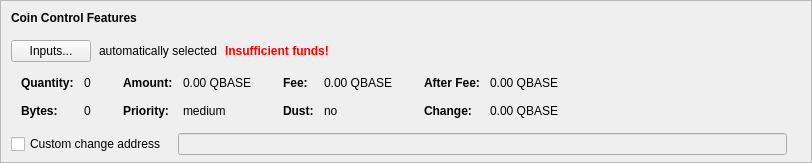
    <widget class="QFrame" name="frameCoinControl">
     <property name="sizePolicy">
      <sizepolicy hsizetype="Expanding" vsizetype="Expanding">
       <horstretch>0</horstretch>
       <verstretch>0</verstretch>
      </sizepolicy>
     </property>
     <property name="maximumSize">
      <size>
       <width>16777215</width>
       <height>16777215</height>
      </size>
     </property>
     <property name="frameShape">
      <enum>QFrame::StyledPanel</enum>
     </property>
     <property name="frameShadow">
      <enum>QFrame::Sunken</enum>
     </property>
     <layout class="QVBoxLayout" name="verticalLayoutCoinControl2">
      <property name="spacing">
       <number>0</number>
      </property>
      <property name="leftMargin">
       <number>0</number>
      </property>
      <property name="topMargin">
       <number>0</number>
      </property>
      <property name="rightMargin">
       <number>0</number>
      </property>
      <property name="bottomMargin">
       <number>6</number>
      </property>
      <item>
       <layout class="QVBoxLayout" name="verticalLayoutCoinControl" stretch="0,0,0,0,1">
        <property name="spacing">
         <number>0</number>
        </property>
        <property name="leftMargin">
         <number>10</number>
        </property>
        <property name="topMargin">
         <number>10</number>
        </property>
        <item>
         <layout class="QHBoxLayout" name="horizontalLayoutCoinControl1">
          <property name="bottomMargin">
           <number>15</number>
          </property>
          <item>
           <widget class="QLabel" name="labelCoinControlFeatures">
            <property name="sizePolicy">
             <sizepolicy hsizetype="Preferred" vsizetype="Maximum">
              <horstretch>0</horstretch>
              <verstretch>0</verstretch>
             </sizepolicy>
            </property>
            <property name="font">
             <font>
              <weight>75</weight>
              <bold>true</bold>
             </font>
            </property>
            <property name="styleSheet">
             <string notr="true">font-weight:bold;</string>
            </property>
            <property name="text">
             <string>Coin Control Features</string>
            </property>
           </widget>
          </item>
         </layout>
        </item>
        <item>
         <layout class="QHBoxLayout" name="horizontalLayoutCoinControl2" stretch="0,0,0,0">
          <property name="spacing">
           <number>8</number>
          </property>
          <property name="bottomMargin">
           <number>10</number>
          </property>
          <item>
           <widget class="QPushButton" name="pushButtonCoinControl">
            <property name="styleSheet">
             <string notr="true"/>
            </property>
            <property name="text">
             <string>Inputs...</string>
            </property>
            <property name="autoDefault">
             <bool>false</bool>
            </property>
           </widget>
          </item>
          <item>
           <widget class="QLabel" name="labelCoinControlAutomaticallySelected">
            <property name="text">
             <string>automatically selected</string>
            </property>
            <property name="margin">
             <number>5</number>
            </property>
           </widget>
          </item>
          <item>
           <widget class="QLabel" name="labelCoinControlInsuffFunds">
            <property name="font">
             <font>
              <weight>75</weight>
              <bold>true</bold>
             </font>
            </property>
            <property name="styleSheet">
             <string notr="true">color:red;font-weight:bold;</string>
            </property>
            <property name="text">
             <string>Insufficient funds!</string>
            </property>
            <property name="margin">
             <number>5</number>
            </property>
           </widget>
          </item>
          <item>
           <spacer name="horizontalSpacerCoinControl">
            <property name="orientation">
             <enum>Qt::Horizontal</enum>
            </property>
            <property name="sizeHint" stdset="0">
             <size>
              <width>40</width>
              <height>1</height>
             </size>
            </property>
           </spacer>
          </item>
         </layout>
        </item>
        <item>
         <widget class="QWidget" name="widgetCoinControl" native="true">
          <property name="sizePolicy">
           <sizepolicy hsizetype="Preferred" vsizetype="Preferred">
            <horstretch>0</horstretch>
            <verstretch>0</verstretch>
           </sizepolicy>
          </property>
          <property name="minimumSize">
           <size>
            <width>0</width>
            <height>0</height>
           </size>
          </property>
          <property name="styleSheet">
           <string notr="true"/>
          </property>
          <layout class="QHBoxLayout" name="horizontalLayoutCoinControl5">
           <property name="leftMargin">
            <number>0</number>
           </property>
           <property name="topMargin">
            <number>0</number>
           </property>
           <property name="rightMargin">
            <number>0</number>
           </property>
           <property name="bottomMargin">
            <number>0</number>
           </property>
           <item>
            <layout class="QHBoxLayout" name="horizontalLayoutCoinControl3" stretch="0,0,0,1">
             <property name="spacing">
              <number>20</number>
             </property>
             <property name="topMargin">
              <number>0</number>
             </property>
             <property name="bottomMargin">
              <number>10</number>
             </property>
             <item>
              <layout class="QFormLayout" name="formLayoutCoinControl1">
               <property name="horizontalSpacing">
                <number>10</number>
               </property>
               <property name="verticalSpacing">
                <number>14</number>
               </property>
               <property name="leftMargin">
                <number>10</number>
               </property>
               <property name="topMargin">
                <number>4</number>
               </property>
               <property name="rightMargin">
                <number>6</number>
               </property>
               <item row="0" column="0">
                <widget class="QLabel" name="labelCoinControlQuantityText">
                 <property name="font">
                  <font>
                   <weight>75</weight>
                   <bold>true</bold>
                  </font>
                 </property>
                 <property name="text">
                  <string>Quantity:</string>
                 </property>
                 <property name="margin">
                  <number>0</number>
                 </property>
                </widget>
               </item>
               <item row="0" column="1">
                <widget class="QLabel" name="labelCoinControlQuantity">
                 <property name="cursor">
                  <cursorShape>IBeamCursor</cursorShape>
                 </property>
                 <property name="contextMenuPolicy">
                  <enum>Qt::ActionsContextMenu</enum>
                 </property>
                 <property name="text">
                  <string notr="true">0</string>
                 </property>
                 <property name="margin">
                  <number>0</number>
                 </property>
                 <property name="textInteractionFlags">
                  <set>Qt::LinksAccessibleByMouse|Qt::TextSelectableByKeyboard|Qt::TextSelectableByMouse</set>
                 </property>
                </widget>
               </item>
               <item row="1" column="0">
                <widget class="QLabel" name="labelCoinControlBytesText">
                 <property name="font">
                  <font>
                   <weight>75</weight>
                   <bold>true</bold>
                  </font>
                 </property>
                 <property name="text">
                  <string>Bytes:</string>
                 </property>
                </widget>
               </item>
               <item row="1" column="1">
                <widget class="QLabel" name="labelCoinControlBytes">
                 <property name="cursor">
                  <cursorShape>IBeamCursor</cursorShape>
                 </property>
                 <property name="contextMenuPolicy">
                  <enum>Qt::ActionsContextMenu</enum>
                 </property>
                 <property name="text">
                  <string notr="true">0</string>
                 </property>
                 <property name="textInteractionFlags">
                  <set>Qt::LinksAccessibleByMouse|Qt::TextSelectableByKeyboard|Qt::TextSelectableByMouse</set>
                 </property>
                </widget>
               </item>
              </layout>
             </item>
             <item>
              <layout class="QFormLayout" name="formLayoutCoinControl2">
               <property name="horizontalSpacing">
                <number>10</number>
               </property>
               <property name="verticalSpacing">
                <number>14</number>
               </property>
               <property name="leftMargin">
                <number>6</number>
               </property>
               <property name="topMargin">
                <number>4</number>
               </property>
               <property name="rightMargin">
                <number>6</number>
               </property>
               <item row="0" column="0">
                <widget class="QLabel" name="labelCoinControlAmountText">
                 <property name="font">
                  <font>
                   <weight>75</weight>
                   <bold>true</bold>
                  </font>
                 </property>
                 <property name="text">
                  <string>Amount:</string>
                 </property>
                 <property name="margin">
                  <number>0</number>
                 </property>
                </widget>
               </item>
               <item row="0" column="1">
                <widget class="QLabel" name="labelCoinControlAmount">
                 <property name="cursor">
                  <cursorShape>IBeamCursor</cursorShape>
                 </property>
                 <property name="contextMenuPolicy">
                  <enum>Qt::ActionsContextMenu</enum>
                 </property>
                 <property name="text">
                  <string notr="true">0.00 QBASE</string>
                 </property>
                 <property name="textInteractionFlags">
                  <set>Qt::LinksAccessibleByMouse|Qt::TextSelectableByKeyboard|Qt::TextSelectableByMouse</set>
                 </property>
                </widget>
               </item>
               <item row="1" column="0">
                <widget class="QLabel" name="labelCoinControlPriorityText">
                 <property name="font">
                  <font>
                   <weight>75</weight>
                   <bold>true</bold>
                  </font>
                 </property>
                 <property name="text">
                  <string>Priority:</string>
                 </property>
                </widget>
               </item>
               <item row="1" column="1">
                <widget class="QLabel" name="labelCoinControlPriority">
                 <property name="cursor">
                  <cursorShape>IBeamCursor</cursorShape>
                 </property>
                 <property name="contextMenuPolicy">
                  <enum>Qt::ActionsContextMenu</enum>
                 </property>
                 <property name="text">
                  <string>medium</string>
                 </property>
                 <property name="textInteractionFlags">
                  <set>Qt::LinksAccessibleByMouse|Qt::TextSelectableByKeyboard|Qt::TextSelectableByMouse</set>
                 </property>
                </widget>
               </item>
              </layout>
             </item>
             <item>
              <layout class="QFormLayout" name="formLayoutCoinControl3">
               <property name="horizontalSpacing">
                <number>10</number>
               </property>
               <property name="verticalSpacing">
                <number>14</number>
               </property>
               <property name="leftMargin">
                <number>6</number>
               </property>
               <property name="topMargin">
                <number>4</number>
               </property>
               <property name="rightMargin">
                <number>6</number>
               </property>
               <item row="0" column="0">
                <widget class="QLabel" name="labelCoinControlFeeText">
                 <property name="font">
                  <font>
                   <weight>75</weight>
                   <bold>true</bold>
                  </font>
                 </property>
                 <property name="text">
                  <string>Fee:</string>
                 </property>
                 <property name="margin">
                  <number>0</number>
                 </property>
                </widget>
               </item>
               <item row="0" column="1">
                <widget class="QLabel" name="labelCoinControlFee">
                 <property name="cursor">
                  <cursorShape>IBeamCursor</cursorShape>
                 </property>
                 <property name="contextMenuPolicy">
                  <enum>Qt::ActionsContextMenu</enum>
                 </property>
                 <property name="text">
                  <string notr="true">0.00 QBASE</string>
                 </property>
                 <property name="textInteractionFlags">
                  <set>Qt::LinksAccessibleByMouse|Qt::TextSelectableByKeyboard|Qt::TextSelectableByMouse</set>
                 </property>
                </widget>
               </item>
               <item row="1" column="0">
                <widget class="QLabel" name="labelCoinControlLowOutputText">
                 <property name="font">
                  <font>
                   <weight>75</weight>
                   <bold>true</bold>
                  </font>
                 </property>
                 <property name="text">
                  <string>Dust:</string>
                 </property>
                </widget>
               </item>
               <item row="1" column="1">
                <widget class="QLabel" name="labelCoinControlLowOutput">
                 <property name="cursor">
                  <cursorShape>IBeamCursor</cursorShape>
                 </property>
                 <property name="contextMenuPolicy">
                  <enum>Qt::ActionsContextMenu</enum>
                 </property>
                 <property name="text">
                  <string>no</string>
                 </property>
                 <property name="textInteractionFlags">
                  <set>Qt::LinksAccessibleByMouse|Qt::TextSelectableByKeyboard|Qt::TextSelectableByMouse</set>
                 </property>
                </widget>
               </item>
              </layout>
             </item>
             <item>
              <layout class="QFormLayout" name="formLayoutCoinControl4">
               <property name="horizontalSpacing">
                <number>10</number>
               </property>
               <property name="verticalSpacing">
                <number>14</number>
               </property>
               <property name="leftMargin">
                <number>6</number>
               </property>
               <property name="topMargin">
                <number>4</number>
               </property>
               <property name="rightMargin">
                <number>6</number>
               </property>
               <item row="0" column="0">
                <widget class="QLabel" name="labelCoinControlAfterFeeText">
                 <property name="font">
                  <font>
                   <weight>75</weight>
                   <bold>true</bold>
                  </font>
                 </property>
                 <property name="text">
                  <string>After Fee:</string>
                 </property>
                 <property name="margin">
                  <number>0</number>
                 </property>
                </widget>
               </item>
               <item row="0" column="1">
                <widget class="QLabel" name="labelCoinControlAfterFee">
                 <property name="cursor">
                  <cursorShape>IBeamCursor</cursorShape>
                 </property>
                 <property name="contextMenuPolicy">
                  <enum>Qt::ActionsContextMenu</enum>
                 </property>
                 <property name="text">
                  <string notr="true">0.00 QBASE</string>
                 </property>
                 <property name="textInteractionFlags">
                  <set>Qt::LinksAccessibleByMouse|Qt::TextSelectableByKeyboard|Qt::TextSelectableByMouse</set>
                 </property>
                </widget>
               </item>
               <item row="1" column="0">
                <widget class="QLabel" name="labelCoinControlChangeText">
                 <property name="font">
                  <font>
                   <weight>75</weight>
                   <bold>true</bold>
                  </font>
                 </property>
                 <property name="text">
                  <string>Change:</string>
                 </property>
                </widget>
               </item>
               <item row="1" column="1">
                <widget class="QLabel" name="labelCoinControlChange">
                 <property name="cursor">
                  <cursorShape>IBeamCursor</cursorShape>
                 </property>
                 <property name="contextMenuPolicy">
                  <enum>Qt::ActionsContextMenu</enum>
                 </property>
                 <property name="text">
                  <string notr="true">0.00 QBASE</string>
                 </property>
                 <property name="textInteractionFlags">
                  <set>Qt::LinksAccessibleByMouse|Qt::TextSelectableByKeyboard|Qt::TextSelectableByMouse</set>
                 </property>
                </widget>
               </item>
              </layout>
             </item>
            </layout>
           </item>
          </layout>
         </widget>
        </item>
        <item>
         <layout class="QHBoxLayout" name="horizontalLayoutCoinControl4" stretch="0,0,0">
          <property name="spacing">
           <number>12</number>
          </property>
          <property name="sizeConstraint">
           <enum>QLayout::SetDefaultConstraint</enum>
          </property>
          <property name="topMargin">
           <number>5</number>
          </property>
          <property name="rightMargin">
           <number>5</number>
          </property>
          <item>
           <widget class="QCheckBox" name="checkBoxCoinControlChange">
            <property name="toolTip">
             <string>If this is activated, but the change address is empty or invalid, change will be sent to a newly generated address.</string>
            </property>
            <property name="text">
             <string>Custom change address</string>
            </property>
           </widget>
          </item>
          <item>
           <widget class="QValidatedLineEdit" name="lineEditCoinControlChange">
            <property name="enabled">
             <bool>false</bool>
            </property>
            <property name="sizePolicy">
             <sizepolicy hsizetype="Expanding" vsizetype="Fixed">
              <horstretch>0</horstretch>
              <verstretch>0</verstretch>
             </sizepolicy>
            </property>
           </widget>
          </item>
          <item>
           <widget class="QLabel" name="labelCoinControlChangeLabel">
            <property name="sizePolicy">
             <sizepolicy hsizetype="Preferred" vsizetype="Expanding">
              <horstretch>0</horstretch>
              <verstretch>0</verstretch>
             </sizepolicy>
            </property>
            <property name="minimumSize">
             <size>
              <width>0</width>
              <height>0</height>
             </size>
            </property>
            <property name="text">
             <string/>
            </property>
            <property name="margin">
             <number>3</number>
            </property>
           </widget>
          </item>
         </layout>
        </item>
        <item>
         <spacer name="verticalSpacerCoinControl">
          <property name="orientation">
           <enum>Qt::Vertical</enum>
          </property>
          <property name="sizeHint" stdset="0">
           <size>
            <width>800</width>
            <height>1</height>
           </size>
          </property>
         </spacer>
        </item>
       </layout>
      </item>
     </layout>
    </widget>
